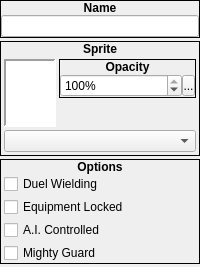
    <widget class="QWidget" name="widget_5" native="true">
     <property name="sizePolicy">
      <sizepolicy hsizetype="Fixed" vsizetype="Preferred">
       <horstretch>0</horstretch>
       <verstretch>0</verstretch>
      </sizepolicy>
     </property>
     <layout class="QVBoxLayout" name="verticalLayout_3">
      <property name="spacing">
       <number>3</number>
      </property>
      <property name="margin">
       <number>0</number>
      </property>
      <item>
       <widget class="QFrame" name="frame_39">
        <property name="sizePolicy">
         <sizepolicy hsizetype="Preferred" vsizetype="Fixed">
          <horstretch>0</horstretch>
          <verstretch>0</verstretch>
         </sizepolicy>
        </property>
        <property name="frameShape">
         <enum>QFrame::Box</enum>
        </property>
        <property name="frameShadow">
         <enum>QFrame::Plain</enum>
        </property>
        <layout class="QVBoxLayout" name="verticalLayout_107">
         <property name="spacing">
          <number>0</number>
         </property>
         <property name="margin">
          <number>0</number>
         </property>
         <item>
          <widget class="QLabel" name="label_100">
           <property name="sizePolicy">
            <sizepolicy hsizetype="Preferred" vsizetype="Fixed">
             <horstretch>0</horstretch>
             <verstretch>0</verstretch>
            </sizepolicy>
           </property>
           <property name="font">
            <font>
             <weight>75</weight>
             <bold>true</bold>
            </font>
           </property>
           <property name="text">
            <string>Name</string>
           </property>
           <property name="alignment">
            <set>Qt::AlignCenter</set>
           </property>
          </widget>
         </item>
         <item>
          <widget class="QWidget" name="widget_52" native="true">
           <property name="sizePolicy">
            <sizepolicy hsizetype="Preferred" vsizetype="Fixed">
             <horstretch>0</horstretch>
             <verstretch>0</verstretch>
            </sizepolicy>
           </property>
           <layout class="QVBoxLayout" name="verticalLayout_108">
            <property name="spacing">
             <number>0</number>
            </property>
            <property name="margin">
             <number>0</number>
            </property>
            <item>
             <widget class="QLineEdit" name="leName">
              <property name="maxLength">
               <number>8</number>
              </property>
             </widget>
            </item>
           </layout>
          </widget>
         </item>
        </layout>
       </widget>
      </item>
      <item>
       <widget class="QFrame" name="frame_69">
        <property name="sizePolicy">
         <sizepolicy hsizetype="Preferred" vsizetype="Fixed">
          <horstretch>0</horstretch>
          <verstretch>0</verstretch>
         </sizepolicy>
        </property>
        <property name="frameShape">
         <enum>QFrame::Box</enum>
        </property>
        <property name="frameShadow">
         <enum>QFrame::Plain</enum>
        </property>
        <layout class="QVBoxLayout" name="verticalLayout_122">
         <property name="spacing">
          <number>0</number>
         </property>
         <property name="margin">
          <number>0</number>
         </property>
         <item>
          <widget class="QLabel" name="label_110">
           <property name="sizePolicy">
            <sizepolicy hsizetype="Preferred" vsizetype="Fixed">
             <horstretch>0</horstretch>
             <verstretch>0</verstretch>
            </sizepolicy>
           </property>
           <property name="font">
            <font>
             <weight>75</weight>
             <bold>true</bold>
            </font>
           </property>
           <property name="text">
            <string>Sprite</string>
           </property>
           <property name="alignment">
            <set>Qt::AlignCenter</set>
           </property>
          </widget>
         </item>
         <item>
          <widget class="QWidget" name="widget_7" native="true">
           <layout class="QVBoxLayout" name="verticalLayout_2">
            <property name="spacing">
             <number>3</number>
            </property>
            <property name="margin">
             <number>3</number>
            </property>
            <item>
             <widget class="QWidget" name="widget_76" native="true">
              <property name="sizePolicy">
               <sizepolicy hsizetype="Preferred" vsizetype="Fixed">
                <horstretch>0</horstretch>
                <verstretch>0</verstretch>
               </sizepolicy>
              </property>
              <layout class="QHBoxLayout" name="horizontalLayout_27">
               <property name="spacing">
                <number>3</number>
               </property>
               <property name="margin">
                <number>0</number>
               </property>
               <item>
                <widget class="ImageView" name="gvSprite">
                 <property name="sizePolicy">
                  <sizepolicy hsizetype="Fixed" vsizetype="Fixed">
                   <horstretch>0</horstretch>
                   <verstretch>0</verstretch>
                  </sizepolicy>
                 </property>
                 <property name="minimumSize">
                  <size>
                   <width>52</width>
                   <height>68</height>
                  </size>
                 </property>
                 <property name="maximumSize">
                  <size>
                   <width>52</width>
                   <height>68</height>
                  </size>
                 </property>
                 <property name="frameShape">
                  <enum>QFrame::Panel</enum>
                 </property>
                 <property name="lineWidth">
                  <number>2</number>
                 </property>
                 <property name="verticalScrollBarPolicy">
                  <enum>Qt::ScrollBarAlwaysOff</enum>
                 </property>
                 <property name="horizontalScrollBarPolicy">
                  <enum>Qt::ScrollBarAlwaysOff</enum>
                 </property>
                </widget>
               </item>
               <item>
                <widget class="QWidget" name="widget_8" native="true">
                 <layout class="QVBoxLayout" name="verticalLayout_121">
                  <property name="spacing">
                   <number>0</number>
                  </property>
                  <property name="margin">
                   <number>0</number>
                  </property>
                  <item>
                   <widget class="QFrame" name="frame_43">
                    <property name="sizePolicy">
                     <sizepolicy hsizetype="Preferred" vsizetype="Fixed">
                      <horstretch>0</horstretch>
                      <verstretch>0</verstretch>
                     </sizepolicy>
                    </property>
                    <property name="frameShape">
                     <enum>QFrame::Box</enum>
                    </property>
                    <property name="frameShadow">
                     <enum>QFrame::Plain</enum>
                    </property>
                    <layout class="QVBoxLayout" name="verticalLayout_112">
                     <property name="spacing">
                      <number>0</number>
                     </property>
                     <property name="margin">
                      <number>0</number>
                     </property>
                     <item>
                      <widget class="QLabel" name="label_104">
                       <property name="sizePolicy">
                        <sizepolicy hsizetype="Preferred" vsizetype="Fixed">
                         <horstretch>0</horstretch>
                         <verstretch>0</verstretch>
                        </sizepolicy>
                       </property>
                       <property name="font">
                        <font>
                         <weight>75</weight>
                         <bold>true</bold>
                        </font>
                       </property>
                       <property name="text">
                        <string>Opacity</string>
                       </property>
                       <property name="alignment">
                        <set>Qt::AlignCenter</set>
                       </property>
                      </widget>
                     </item>
                     <item>
                      <widget class="QWidget" name="widget_57" native="true">
                       <property name="sizePolicy">
                        <sizepolicy hsizetype="Preferred" vsizetype="Fixed">
                         <horstretch>0</horstretch>
                         <verstretch>0</verstretch>
                        </sizepolicy>
                       </property>
                       <layout class="QHBoxLayout" name="horizontalLayout_52">
                        <property name="spacing">
                         <number>0</number>
                        </property>
                        <property name="margin">
                         <number>0</number>
                        </property>
                        <item>
                         <widget class="QSpinBox" name="sbSpriteOpacity">
                          <property name="suffix">
                           <string>%</string>
                          </property>
                          <property name="minimum">
                           <number>0</number>
                          </property>
                          <property name="maximum">
                           <number>100</number>
                          </property>
                          <property name="value">
                           <number>100</number>
                          </property>
                         </widget>
                        </item>
                        <item>
                         <widget class="SpinBoxSideButton" name="bSpriteOpacitySideButton">
                          <property name="minimumSize">
                           <size>
                            <width>13</width>
                            <height>21</height>
                           </size>
                          </property>
                          <property name="maximumSize">
                           <size>
                            <width>13</width>
                            <height>21</height>
                           </size>
                          </property>
                          <property name="text">
                           <string>...</string>
                          </property>
                          <property name="icon">
                           <iconset resource="gui_icons.qrc">
                            <normaloff>:/icons/spinBoxSideButton.png</normaloff>:/icons/spinBoxSideButton.png</iconset>
                          </property>
                          <property name="iconSize">
                           <size>
                            <width>8</width>
                            <height>16</height>
                           </size>
                          </property>
                         </widget>
                        </item>
                       </layout>
                      </widget>
                     </item>
                    </layout>
                   </widget>
                  </item>
                  <item>
                   <widget class="QWidget" name="widget_9" native="true"/>
                  </item>
                 </layout>
                </widget>
               </item>
              </layout>
             </widget>
            </item>
            <item>
             <widget class="QComboBox" name="cboxSprite"/>
            </item>
           </layout>
          </widget>
         </item>
        </layout>
       </widget>
      </item>
      <item>
       <widget class="QFrame" name="frame_40">
        <property name="sizePolicy">
         <sizepolicy hsizetype="Preferred" vsizetype="Fixed">
          <horstretch>0</horstretch>
          <verstretch>0</verstretch>
         </sizepolicy>
        </property>
        <property name="frameShape">
         <enum>QFrame::Box</enum>
        </property>
        <property name="frameShadow">
         <enum>QFrame::Plain</enum>
        </property>
        <layout class="QVBoxLayout" name="verticalLayout_109">
         <property name="spacing">
          <number>0</number>
         </property>
         <property name="margin">
          <number>0</number>
         </property>
         <item>
          <widget class="QLabel" name="label_101">
           <property name="sizePolicy">
            <sizepolicy hsizetype="Preferred" vsizetype="Fixed">
             <horstretch>0</horstretch>
             <verstretch>0</verstretch>
            </sizepolicy>
           </property>
           <property name="font">
            <font>
             <weight>75</weight>
             <bold>true</bold>
            </font>
           </property>
           <property name="text">
            <string>Options</string>
           </property>
           <property name="alignment">
            <set>Qt::AlignCenter</set>
           </property>
          </widget>
         </item>
         <item>
          <widget class="QWidget" name="widget_53" native="true">
           <layout class="QVBoxLayout" name="verticalLayout">
            <property name="spacing">
             <number>3</number>
            </property>
            <property name="leftMargin">
             <number>3</number>
            </property>
            <property name="topMargin">
             <number>0</number>
            </property>
            <property name="rightMargin">
             <number>0</number>
            </property>
            <property name="bottomMargin">
             <number>0</number>
            </property>
            <item>
             <widget class="QCheckBox" name="cbDuelWielding">
              <property name="text">
               <string>Duel Wielding</string>
              </property>
             </widget>
            </item>
            <item>
             <widget class="QCheckBox" name="cbEquipmentLocked">
              <property name="text">
               <string>Equipment Locked</string>
              </property>
             </widget>
            </item>
            <item>
             <widget class="QCheckBox" name="cbAIControlled">
              <property name="text">
               <string>A.I. Controlled</string>
              </property>
             </widget>
            </item>
            <item>
             <widget class="QCheckBox" name="cbMightyGuard">
              <property name="text">
               <string>Mighty Guard</string>
              </property>
             </widget>
            </item>
           </layout>
          </widget>
         </item>
        </layout>
       </widget>
      </item>
      <item>
       <widget class="QFrame" name="frame">
        <property name="sizePolicy">
         <sizepolicy hsizetype="Preferred" vsizetype="Expanding">
          <horstretch>0</horstretch>
          <verstretch>0</verstretch>
         </sizepolicy>
        </property>
        <property name="frameShape">
         <enum>QFrame::StyledPanel</enum>
        </property>
        <property name="frameShadow">
         <enum>QFrame::Raised</enum>
        </property>
       </widget>
      </item>
     </layout>
    </widget>
